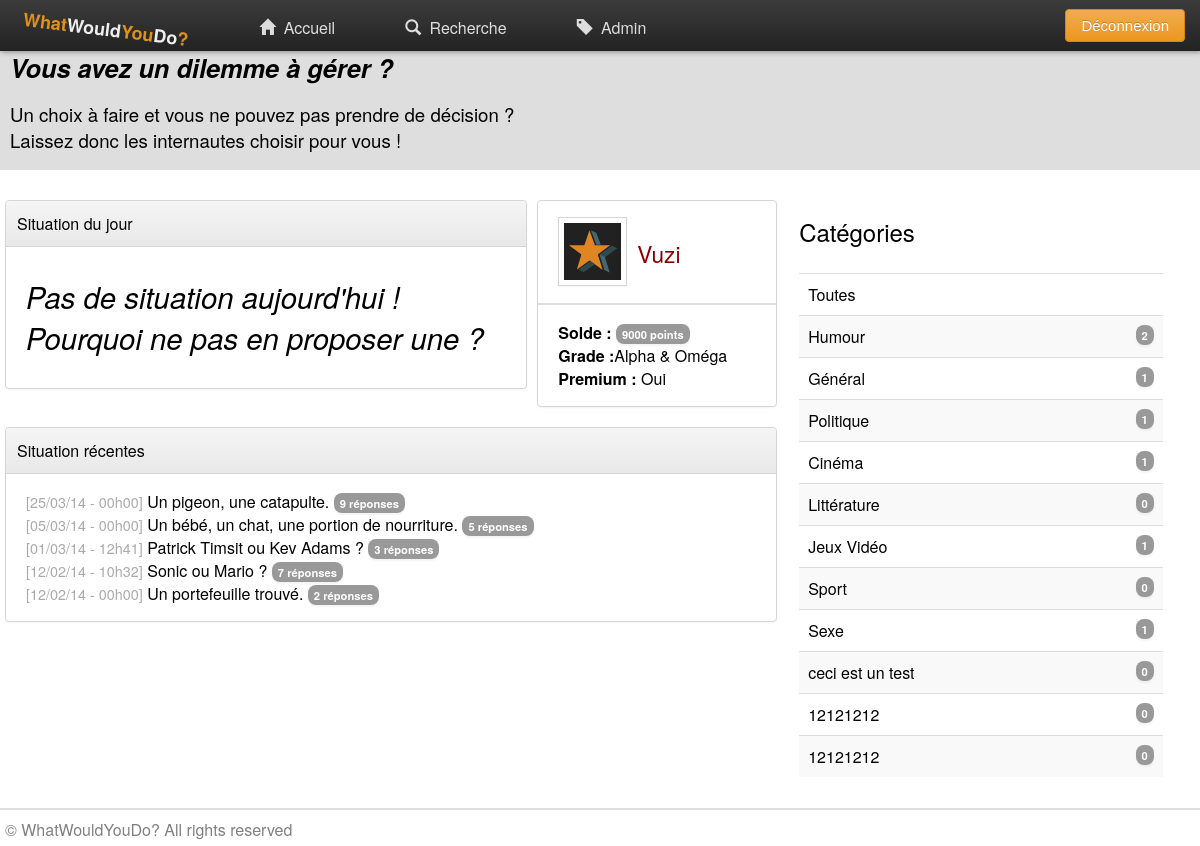
Page / (signed in) on the earlier database version.
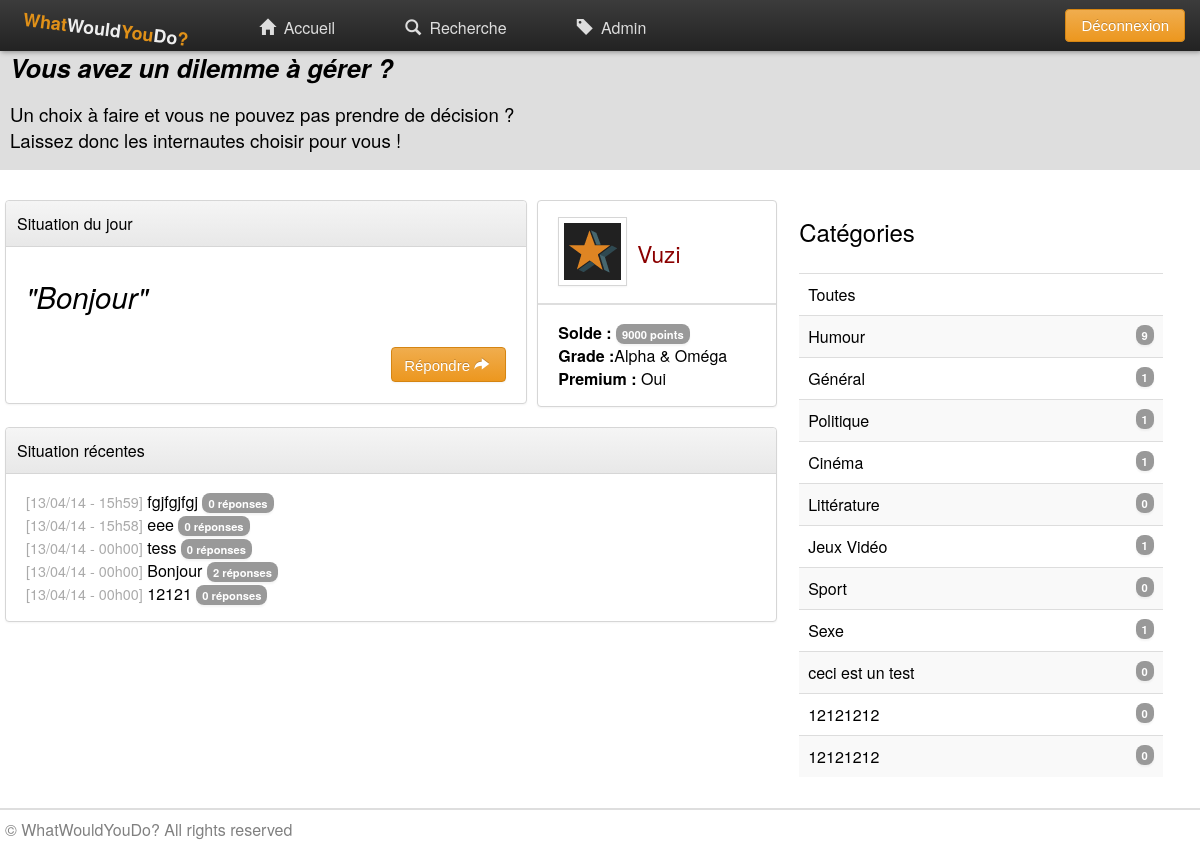
Same page on the later database version.
### tables this page shows
CREATE TABLE IF NOT EXISTS `topic` (
  `id` int(11) NOT NULL AUTO_INCREMENT,
  `title` varchar(100) NOT NULL,
  `content` text NOT NULL,
  `date` datetime NOT NULL,
  `user_id` int(11) NOT NULL,
  `category_id` int(11) NOT NULL,
  `answered` tinyint(1) NOT NULL DEFAULT '0',
  `pot_point` int(11) NOT NULL,
  `pot_euro` int(11) NOT NULL,
  PRIMARY KEY (`id`),
  KEY `user_id` (`user_id`,`category_id`),
  KEY `category_id` (`category_id`)
);

CREATE TABLE IF NOT EXISTS `category` (
  `id` int(11) NOT NULL AUTO_INCREMENT,
  `name` varchar(50) NOT NULL,
  `description` text NOT NULL,
  PRIMARY KEY (`id`)
);

### index.php (called while the page is built, shortened)
<?php
	include("php/utils.php");
	include("php/_header.php");
	include(get_page_to_load($_SERVER['QUERY_STRING']));
	include("php/_footer.php");
?>

### php/utils.php (called while the page is built, shortened)
<?php
	function is_co() {
		return isset($_SESSION["user"]);
	}
?>

### php/_category.php (the view)
<div class="categories">
	<h3>Catégories</h3>
	<table class="table table-striped table-hover">
		<tr>
			<td>
				<a href="?/search.html/0">Toutes</a>
			</td>
		</tr>
		<?php
			$query = $bdd->query("SELECT category.name, category.id, COUNT( topic.id ) AS nb
							      FROM category
								  LEFT JOIN topic ON category_id = category.id
								  GROUP BY category.id");
			while($data = $query->fetch()){ ?>
			<tr>
				<td>
					<a style="width: 100%; float: left;" href="?/category/<?php echo $data['id']; ?>">
						<?php echo $data['name']; ?>
						<span class="badge" style="float: right"><?php echo $data['nb']; ?></span>
					</a>
				</td>
			</tr>
		<?php } ?>
	</table>
</div>

### php/_daily.php
<div class="content-elem daily" style="<?php if(!is_co()) { ?> width: 97.9% <?php } ?>">
	<div class="content-bordered">
		<div class="content-bordered-title">
			<h4 class="panel-title">Situation du jour</h4>
		</div>
		 <?php
			$query = $bdd->query('SELECT topic.id, title, COUNT(t.id) AS reply FROM(SELECT id, topic_id FROM post WHERE date BETWEEN (NOW( ) - INTERVAL 1 DAY) AND NOW( )) t
								  LEFT JOIN topic ON t.topic_id = topic.id
								  GROUP BY t.topic_id
								  ORDER BY reply DESC
								  LIMIT 0,1');
			if($data = $query->fetch()){ ?>
				<p style="font-size: 22pt"><i>"<?php echo $data['title']; ?>"</i></p>
				<p style="height: 40px;"><a href="?/post/<?php echo $data['id']; ?>"><button type="button" class="btn" style="float: right">Répondre <span class="icon respond"></span></button></a></p>
			<?php
			} else { ?>
				<p style="font-size: 22pt"><i>Pas de situation aujourd'hui ! Pourquoi ne pas en proposer une ?</i></p>
			<?php
			}
		?>
	</div>
</div>

### php/_recent.php
<div class="content-bordered">
	<div class="content-bordered-title">
		<h4 class="panel-title">Situation récentes</h4>
	</div>
	<ul class="list-unstyled">
    	<?php
			$query = $bdd->prepare('SELECT title, id, DATE_FORMAT(date, "%d/%m/%y - %Hh%i") AS date FROM topic ORDER BY topic.date DESC LIMIT 0,5');
			$query -> execute();
			while($data = $query->fetch()){
				$query2 = $bdd->prepare('SELECT COUNT(*) FROM post WHERE topic_id ='.$data['id']);
				$query2 -> execute();
				$data2 = $query2 -> fetch();
				echo '<li><span class="date">['.$data['date'].']</span><a href="?/post/'.$data['id'].'"> '.$data["title"].' </a><span class="badge">'.$data2[0].' réponses</span></li>';
			}
		?>
	</ul>
</div>

Differences in the rows shown:
no longer on this page (row unchanged): topic: date "25/03/14 - 00h00", title "Un pigeon, une catapulte.", data2 "9"
no longer on this page (row unchanged): topic: date "05/03/14 - 00h00", title "Un bébé, un chat, une portion de nourriture.", data2 "5"
no longer on this page (row unchanged): topic: date "01/03/14 - 12h41", title "Patrick Timsit ou Kev Adams ?", data2 "3"
no longer on this page (row unchanged): topic: date "12/02/14 - 10h32", title "Sonic ou Mario ?", data2 "7"
no longer on this page (row unchanged): topic: date "12/02/14 - 00h00", title "Un portefeuille trouvé.", data2 "2"
added topic: title "Bonjour", date "13/04/14 - 00h00", data2 "2"
added topic: date "13/04/14 - 15h59", title "fgjfgjfgj", data2 "0"
added topic: date "13/04/14 - 15h58", title "eee", data2 "0"
added topic: date "13/04/14 - 00h00", title "tess", data2 "0"
added topic: date "13/04/14 - 00h00", title "12121", data2 "0"
computed for category "Humour": nb "2" → "9"
Other differences:
text no longer shown: "Pas de situation aujourd'hui ! Pourquoi ne pas en proposer une ?"
text now shown: "\" \" Répondre"
